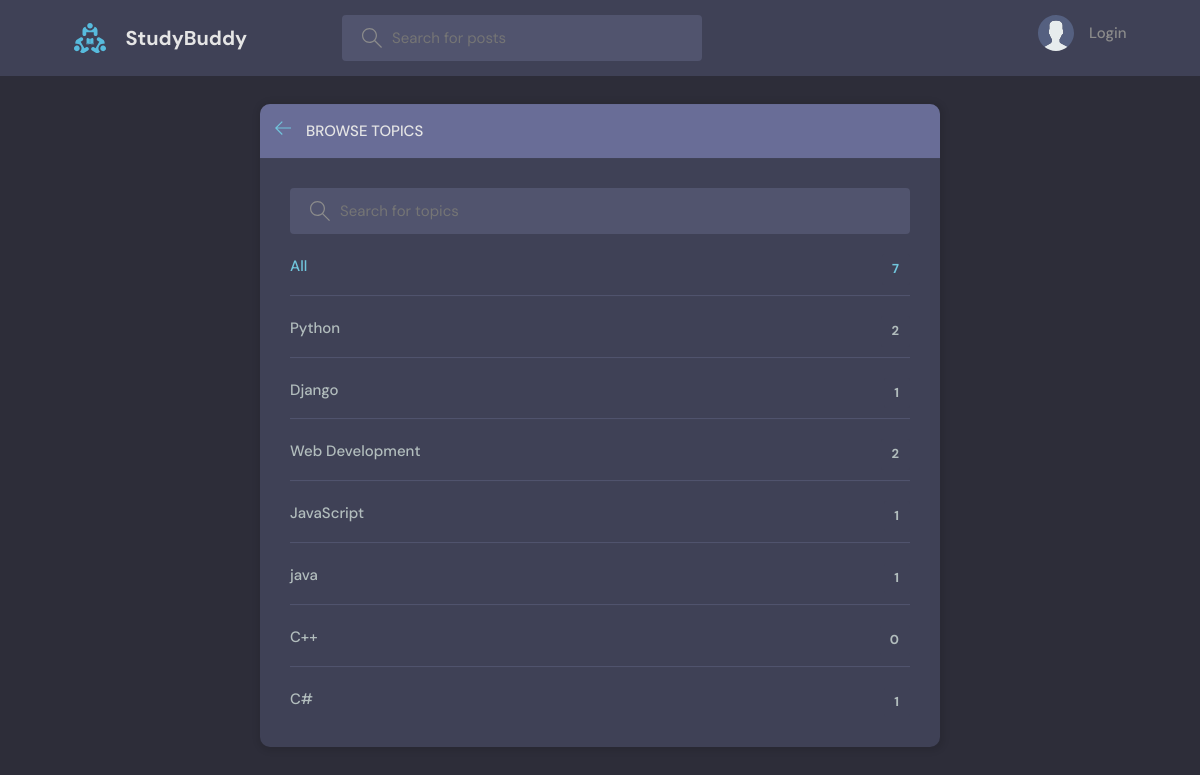
Page /topics/ on the committed database.
### base/models.py (models this page shows, shortened)
class Topic(models.Model):
    name = models.CharField(max_length=200)

### base/views.py (the view)
# urls.py: path('topics/', views.topicsPage, name="topics"),
def topicsPage(request):
    q=request.GET.get('q') if request.GET.get('q') != None else ''
    topics = Topic.objects.filter(name__icontains=q)
    return render(request, 'base/topics.html', {'topics':topics})

### base/templates/base/topics.html (shortened to what this page needs)
{% extends 'main.html' %}
{% block content %}
<main class="create-room layout">
  <div class="container">
    <div class="layout__box">
      <div class="layout__boxHeader">
        <div class="layout__boxTitle">
          <a href="{% url 'home' %}">
            <svg version="1.1" xmlns="http://www.w3.org/2000/svg" width="32" height="32" viewBox="0 0 32 32">
              <title>arrow-left</title>
              <path
                d="M13.723 2.286l-13.723 13.714 13.719 13.714 1.616-1.611-10.96-10.96h27.625v-2.286h-27.625l10.965-10.965-1.616-1.607z">
              </path>
            </svg>
          </a>
          <h3>Browse Topics</h3>
        </div>
      </div>
      <div class="topics-page layout__body">
        <form action="" method="GET" class="header__search">
          <label>
            <input name="q" placeholder="Search for topics" />
          </label>
        </form>
        <ul class="topics__list">
          <li>
            <a href="{% url 'topics' %}" class="active">All <span>{{topics.count}}</span></a>
          </li>
          {% for topic in topics %}
          <li>
            <a href="{% url 'home' %}?q={{topic.name}}">{{ topic.name }} <span>{{topic.room_set.all.count}}</span></a>
          </li>
          {% endfor %}
        </ul>
      </div>
    </div>
  </div>
</main>
{% endblock content %}

### static/styles/style.css (style rules this page uses)
:root { --color-main: #71c6dd; --color-main-light: #e1f6fb; --color-dark: #3f4156; --color-dark-medium: #51546e; --color-dark-light: #696d97; --color-light: #e5e5e5; --color-gray: #8b8b8b; --color-light-gray: #b2bdbd; --color-bg: #2d2d39; --color-success: #5dd693; --color-error: #fc4b0b; }
* { font-family: "DM Sans", -apple-system, BlinkMacSystemFont, "Segoe UI", Roboto, Oxygen, Ubuntu, Cantarell, "Open Sans", "Helvetica Neue", sans-serif; margin: 0; padding: 0; box-sizing: border-box; text-rendering: optimizeLegibility; font-size: inherit; }
html { font-size: 56.25%; }
@media only screen and (min-width: 1200px) { html { font-size: 62.5%; } }
body { line-height: 1.6; font-weight: 400; font-size: 1.5rem; color: var(--color-light-gray); background-color: var(--color-bg); min-height: 100vh; }
a { display: inline-block; color: var(--color-main); text-decoration: none; }
.container { max-width: 120rem; width: 90%; margin: auto; }
.header__search > label { background-color: var(--color-dark-medium); padding: 1.3rem 1rem; display: flex; align-items: center; gap: 1rem; border-radius: 4px; }
.header__search svg { fill: var(--color-gray); width: 2rem; height: 2rem; margin-left: 1rem; }
.header__search input { width: 30rem; background: transparent; border: none; outline: none; color: var(--color-light); }
.layout { margin-top: 2.4rem; }
.layout > .container { display: flex; justify-content: space-between; align-items: flex-start; }
.layout__box { width: 90%; max-width: 48rem; min-height: 40rem; position: absolute; top: 50%; left: 50%; transform: translate(-50%, -46%); background-color: var(--color-dark); border-radius: 1rem; box-shadow: 1px 1px 6px 3px rgba(0, 0, 0, 0.1); overflow: hidden; }
.layout__boxHeader { display: flex; padding: 1.5rem; background-color: var(--color-dark-light); }
.layout__boxTitle { display: flex; gap: 1.5rem; align-items: center; }
.layout__boxTitle h3 { text-transform: uppercase; font-weight: 500; color: var(--color-light); }
.layout__boxTitle svg { width: 1.6rem; height: 1.6rem; fill: var(--color-main); }
.layout__body { margin: 3rem; }
.topics__list { list-style: none; }
.topics__list li a { display: flex; justify-content: space-between; margin-bottom: 3rem; font-weight: 500; color: var(--color-light-gray); transition: all 0.3s ease-in-out; }
.topics__list li a.active, .topics__list li a:hover { color: var(--color-main); }
.topics__list li a span { padding: 0.5rem 1rem; background-color: var(--color-dark); border-radius: 3px; font-size: 1.3rem; font-weight: 700; letter-spacing: 1px; }
.topics-page .topics__list li:not(:last-child) a { margin: 2rem 0; padding-bottom: 1rem; text-decoration: none; border-bottom: 1px solid var(--color-dark-medium); }
.topics-page .header__search { display: block; }
.create-room.layout .layout__box { max-width: 68rem; }

### rows in the picture
Topic: name "Python", room_set.all.count "2"
Topic: name "Django", room_set.all.count "1"
Topic: name "Web Development", room_set.all.count "2"
Topic: name "JavaScript", room_set.all.count "1"
Topic: name "java", room_set.all.count "1"
Topic: name "C++", room_set.all.count "0"
Topic: name "C#", room_set.all.count "1"

### other values in the picture
{{ topics.count }} "7"
